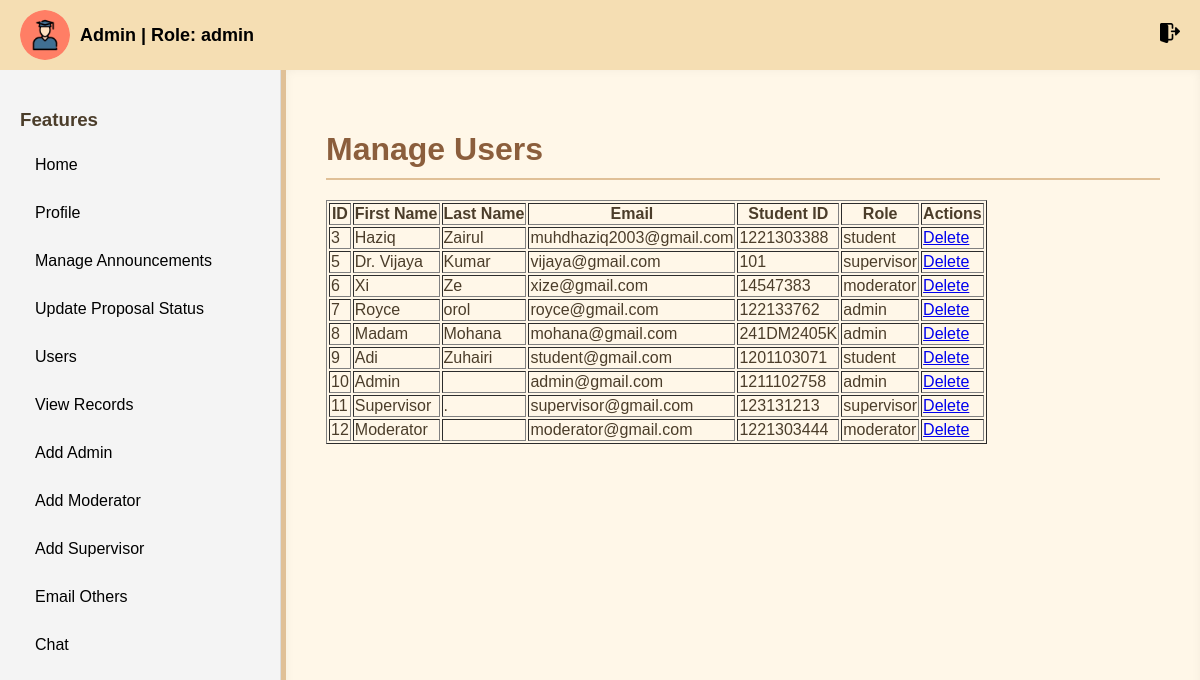
Before: /admin/manage_users.php (signed in) with the older database file.
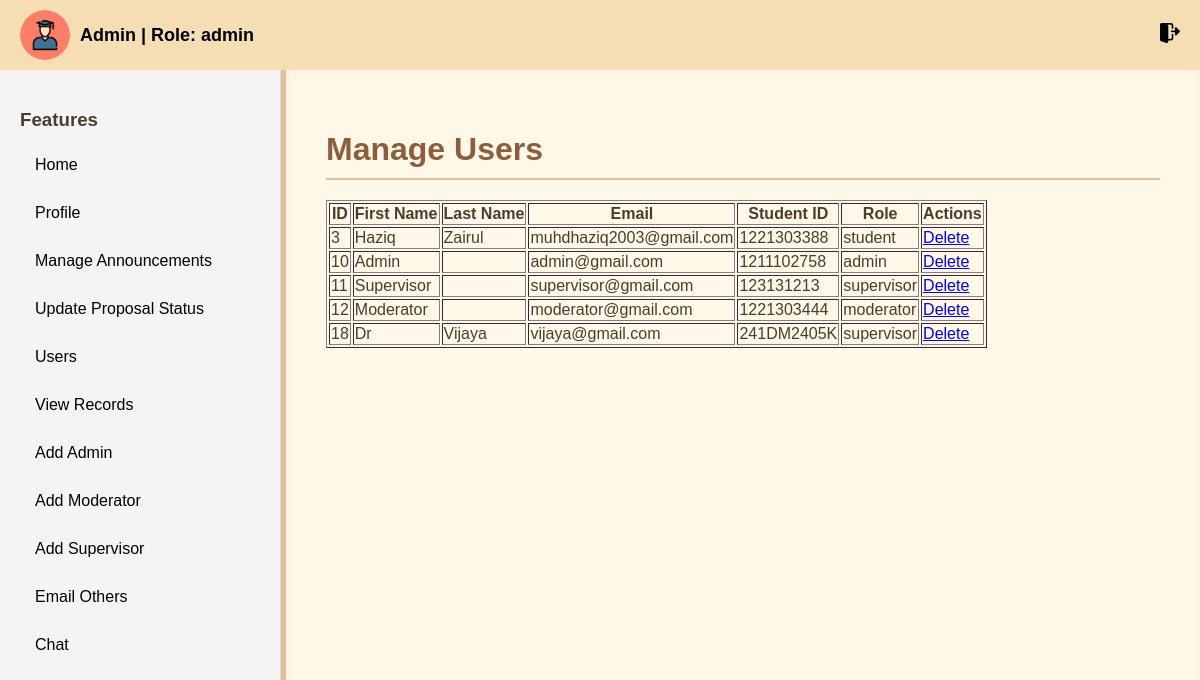
After: the same page with the newer database file.
### tables this page shows
CREATE TABLE `users` (
  `id` int(11) NOT NULL,
  `first_name` varchar(255) NOT NULL,
  `last_name` varchar(255) NOT NULL,
  `email` varchar(255) NOT NULL,
  `student_id` varchar(255) NOT NULL,
  `password` varchar(255) NOT NULL,
  `role` enum('student','moderator','admin','supervisor') NOT NULL DEFAULT 'student',
  `created_at` timestamp NOT NULL DEFAULT current_timestamp(),
  `status` enum('active','suspended') DEFAULT 'active'
);

### admin/manage_users.php (the view, shortened to what this page needs)
<?php
include '../db_connection.php';
$users = [];
$query = "SELECT id, first_name, last_name, email, student_id, role FROM users";
$result = $conn->query($query);
if ($result && $result->num_rows > 0) {
    while ($row = $result->fetch_assoc()) {
        $users[] = $row;
    }
}
?>
<!DOCTYPE html>
<html lang="en">
<head>
    <link rel="stylesheet" href="../css/dashboard.css">
    <link rel="stylesheet" href="../css/header.css">
</head>
<body>
    <?php include '../includes/header.php'; ?>
    <div class="dashboard-container">
        <?php include '../includes/sidebar.php'; ?>
        <div class="dashboard-main">
            <h1>Manage Users</h1>
            <table border="1">
                <thead>
                    <tr>
                        <th>ID</th>
                        <th>First Name</th>
                        <th>Last Name</th>
                        <th>Email</th>
                        <th>Student ID</th>
                        <th>Role</th>
                        <th>Actions</th>
                    </tr>
                </thead>
                <tbody>
                    <?php foreach ($users as $user): ?>
                        <tr>
                            <td><?php echo htmlspecialchars($user['id']); ?></td>
                            <td><?php echo htmlspecialchars($user['first_name']); ?></td>
                            <td><?php echo htmlspecialchars($user['last_name']); ?></td>
                            <td><?php echo htmlspecialchars($user['email']); ?></td>
                            <td><?php echo htmlspecialchars($user['student_id']); ?></td>
                            <td><?php echo htmlspecialchars($user['role']); ?></td>
                            <td>
                                <a href="?delete=<?php echo $user['id']; ?>" onclick="return confirm('Are you sure you want to delete this user?')">Delete</a>
                            </td>
                        </tr>
                    <?php endforeach; ?>
                </tbody>
            </table>
        </div>
    </div>
</body>
</html>

Changed rows visible on the page:
removed users: id "5", first_name "Dr. Vijaya", last_name "Kumar", email "vijaya@gmail.com", student "101", role "supervisor"
removed users: id "6", first_name "Xi", last_name "Ze", email "xize@gmail.com", student "14547383", role "moderator"
removed users: id "7", first_name "Royce", last_name "orol", email "royce@gmail.com", student "122133762", role "admin"
removed users: id "8", first_name "Madam", last_name "Mohana", email "mohana@gmail.com", student "241DM2405K", role "admin"
removed users: id "9", first_name "Adi", last_name "Zuhairi", email "student@gmail.com", student "1201103071", role "student"
changed users "Supervisor": last_name "." → (not shown)
added users: id "18", first_name "Dr", last_name "Vijaya", email "vijaya@gmail.com", student "241DM2405K", role "supervisor"
